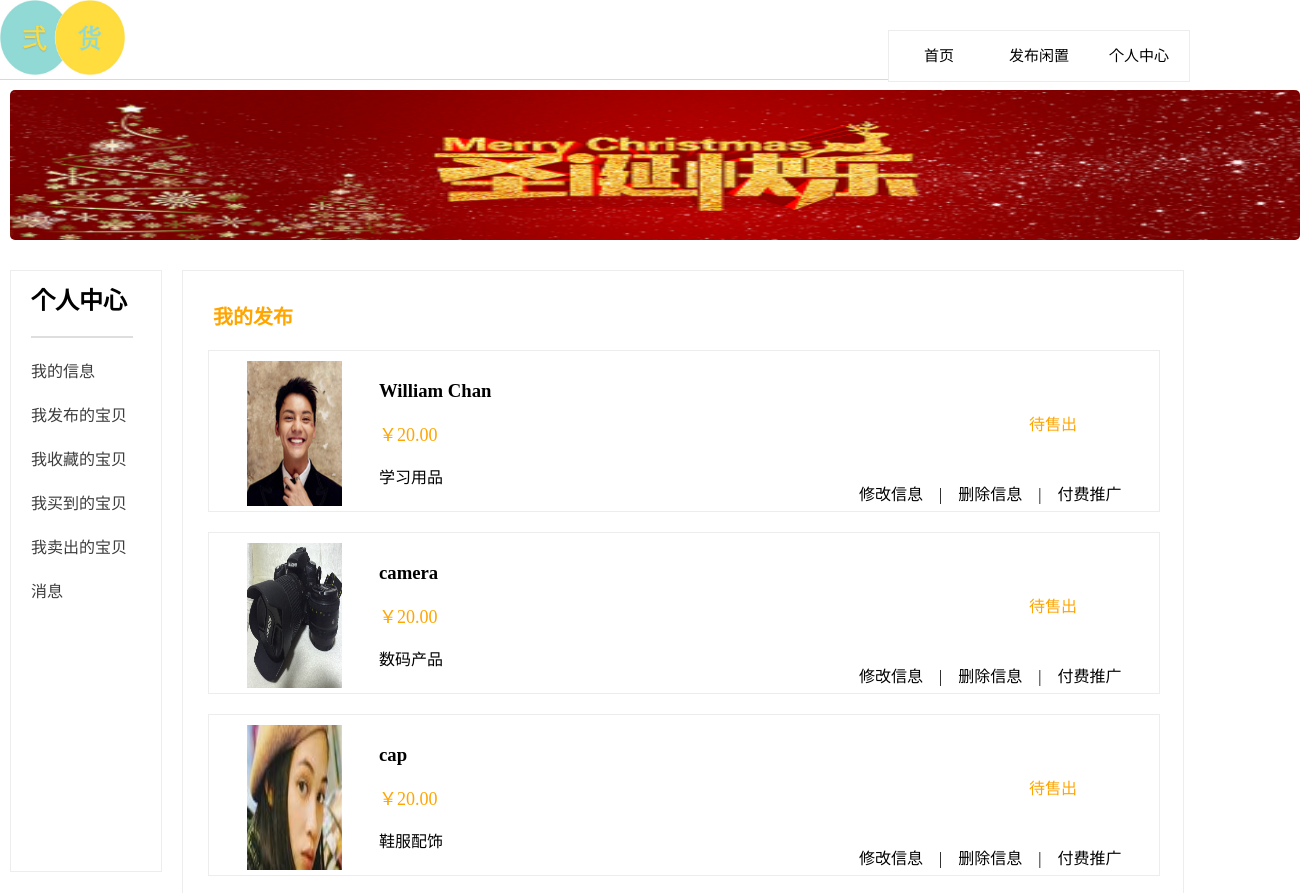
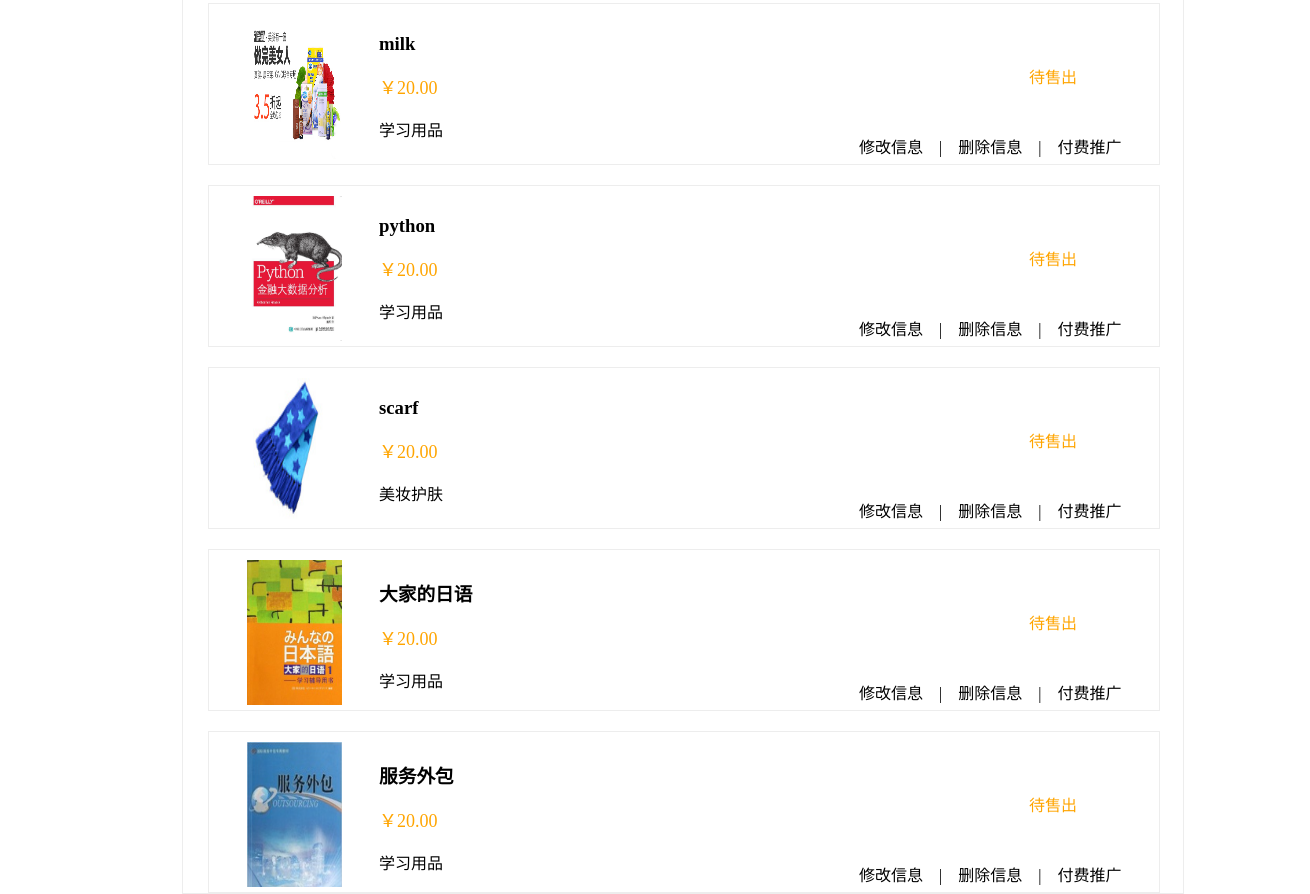
Page /sells/showmypublish/ (signed in) on the committed database (2 pictures, top to bottom).
### sells/models.py (models this page shows, shortened)
class Product(models.Model):
    category = models.ForeignKey(Category, related_name='category', on_delete=models.CASCADE)
    name = models.CharField(max_length=200, db_index=True)
    slug = models.SlugField(max_length=200, db_index=True)
    image = models.ImageField(upload_to='products/%y/%m/%d', blank=True)
    description = models.TextField(blank=True)
    price = models.DecimalField(max_digits=10, decimal_places=2)
    available = models.BooleanField(default=True)
    created = models.DateTimeField(auto_now_add=True)
    updated = models.DateTimeField(auto_now=True)
    stuid=models.ForeignKey(User, related_name='User', on_delete=models.CASCADE)
    gold = models.CharField(max_length=100,db_index=True)
    tel= models.CharField(max_length=11,db_index=True)
    class Meta:
        ordering = ('name',)
        index_together = (('id', 'slug'),)
    def get_absolute_url(self):
        return reverse('sells:product_detail', args=[self.id, self.slug])

class Category(models.Model):
    name = models.CharField(max_length=200, db_index=True)
    slug = models.SlugField(max_length=200, db_index=True, unique=True)
    class Meta:
        ordering = ('name',)
        verbose_name = 'category'
        verbose_name_plural = 'categories'
    def __str__(self):
        return self.name

### sells/views.py (the view)
# urls.py: path('showmypublish/',views.showmypublish,name='showmypublish'),
def showmypublish(request):
    stuid=request.session['stuid']
    products = Product.objects.filter(stuid=stuid)
    return render(request, 'showmypublish.html',
                  {'products': products})

### cart/context_processors.py (called while the page is built)
def cart(request):
    return {'cart': Cart(request)}

### sells/templates/showmypublish.html (shortened to what this page needs)
{% extends "sells/head.html" %}
{% load static %}
    {% block content %}
    <link rel="stylesheet" href={% static "css/showmypublish.css" %} />
    	<div class="taitou">
    	</div>
    	<div class="daohang">
    		<h2 style="margin-left: 20px;margin-top: 10px;">个人中心</h2>
    		<hr style="width: 100px;border:1px solid #DEDEDE;padding: 0;margin-left: 20px;" />
    		<ul class="list">
    			<li class="list-item">
    				<a href="#">我的信息</a>
    			</li>
    			<li class="list-item">
    				<a href="{% url "sells:showmypublish" %}">我发布的宝贝</a>
    			</li>
    			<li class="list-item">
    				<a href="{% url "cart:cart_detail" %}">我收藏的宝贝</a>
    			</li>
    			<li class="list-item">
    				<a href="#">我买到的宝贝</a>
    			</li>
    			<li class="list-item">
    				<a href="">我卖出的宝贝</a>
    			</li>
    			<li class="list-item">
    				<a href="">消息</a>
    			</li>
    		</ul>
    	</div>
    	<div class="main_content">
    		<p style="font-size: 20px;font-family:'agency fb';margin-top: 30px;margin-left: 30px;color: #FFA500;"><strong>我的发布</strong></p>
    	{% for product in products %}
    		<div class="publish_content">
    			<div class="product_image">
    				<a href="{{ product.get_absolute_url }}"><img style="width:95px;height:145px" src="
                                    {% if product.image %}{{ product.image.url }}{% else %}{% static "img/no_image.png" %}{% endif %}"/></a>
    			</div>
    			<div class="product_descript">
    				<div class="product_name">
    					<h3>{{ product.name }}</h3>
    				    <p style="color: #FFA500;font-size:18px;">￥{{ product.price }}</p>
    				    <p>{{ product.category }}</p>
    				</div>
    				<span style="color: #FFA500;margin-left: 500px;margin-top: 50px;display: inline-block;">待售出</span>
    			</div>
    			<div class="product_edit">
    				<span style="margin-left:650px;margin-bottom: 10px;">修改信息&nbsp;&nbsp;&nbsp;&nbsp;|&nbsp;&nbsp;&nbsp;&nbsp;删除信息&nbsp;&nbsp;&nbsp;&nbsp;|&nbsp;&nbsp;&nbsp;&nbsp;付费推广</span>
              </div>
    		</div>
    		{% endfor %}
    	</div>
    	 {% endblock %}

### sells/static/css/head.css (style rules this page uses)
body { width: 1190px; margin: auto; }

### sells/static/css/showmypublish.css (style rules this page uses)
body { margin: 0; padding: 0; }
.taitou { margin-top: 10px; margin-left: 10px; width:1290px; height: 150px; background-color: white; background-image: url(../../../static/img/taitou.png); background-repeat:no-repeat; background-size: 100% 100%; border-radius: 5px; }
.daohang { width:150px; height: 600px; background-color: white; border: 1px solid #EDEDED; margin-left: 10px; margin-top: 30px; float: left; }
.list { padding: 0; }
.list-item { list-style:none; margin-left: 20px; margin-top: 20px; }
.list-item a { display: block; text-decoration: none; font-size: 16px; font-family: "微软雅黑"; color: #3C3C3C; }
.main_content { margin-left: 20px; margin-top: 30px; width: 1000px; height:100%; background-color: white; border: 1px solid #EDEDED; float: left; }
.publish_content { background-color: white; border: 1px solid #EDEDED; width: 950px; height: 160px; margin-left: 25px; margin-top: 20px; }
.product_image { float: left; text-align: center; margin-left: 10px; margin-top:10px; width: 150px; height: 120px; }
.product_descript { width: 700px; height: 120px; margin-left: 10px; margin-top:10px; float: left; }
.product_name { float: left; width: 150px; height: 120px; }
.product_edit { width: 950px; height: 30px; float: right; }

### rows in the picture
Product: image (picture), name "William Chan", price "20.00", category "学习用品"
Product: image (picture), name "camera", price "20.00", category "数码产品"
Product: image (picture), name "cap", price "20.00", category "鞋服配饰"
Product: image (picture), name "milk", price "20.00", category "学习用品"
Product: image (picture), name "python", price "20.00", category "学习用品"
Product: image (picture), name "scarf", price "20.00", category "美妆护肤"
Product: image (picture), name "大家的日语", price "20.00", category "学习用品"
Product: image (picture), name "服务外包", price "20.00", category "学习用品"
